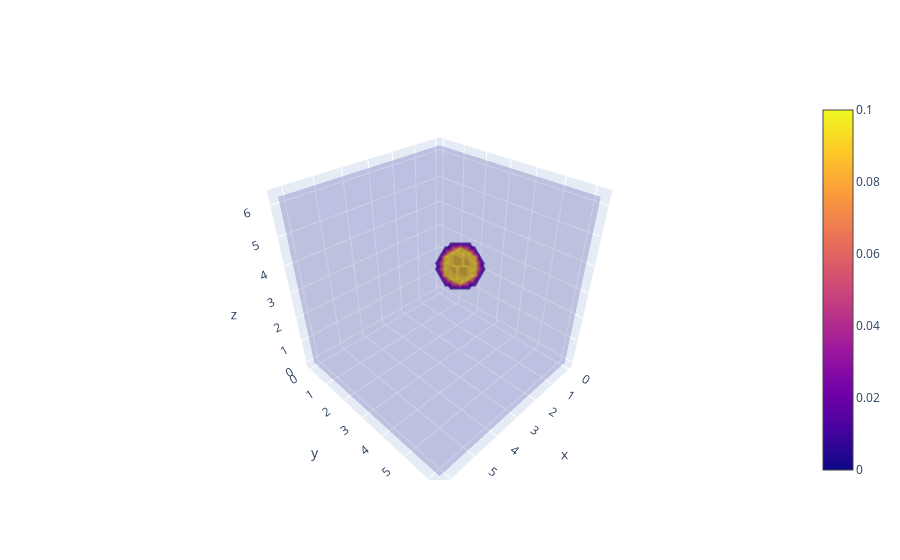

Notebook code for this chart:
### Code cell
graph= 1 # 1 o 2
if graph == 1:
    fffig = go.Figure(data=go.Volume(x=Xf, y=Yf, z=Zf,value=A,
        opacity=0.1,# needs to be small to see through all surfaces
        surface_count=50 #needs to be a large number for good volume rendering
        ))
    fffig.show()

if graph ==2:
    
    fig = plt.figure()
    xi,yi,zi = np.indices(np.array(A3D.shape)+1)/A3D.shape[1] *x[-1]
    ax = fig.gca(projection='3d')
    ax.voxels(xi,yi,zi,A3D,edgecolor='k')

    plt.show()

### Figure 1 — Plotly figure (JSON) as saved in the notebook; plotly's stock layout.template omitted (floating-point values rounded to 4 significant figures; data arrays with more than 128 entries replaced by an {"elided": "..."} marker saying what was removed)
{"data": [{"opacity": 0.1, "surface": {"count": 50}, "type": "volume", "value": {"elided": "17576 float values"}, "x": {"elided": "17576 float values"}, "y": {"elided": "17576 float values"}, "z": {"elided": "17576 float values"}}], "layout": {}}
